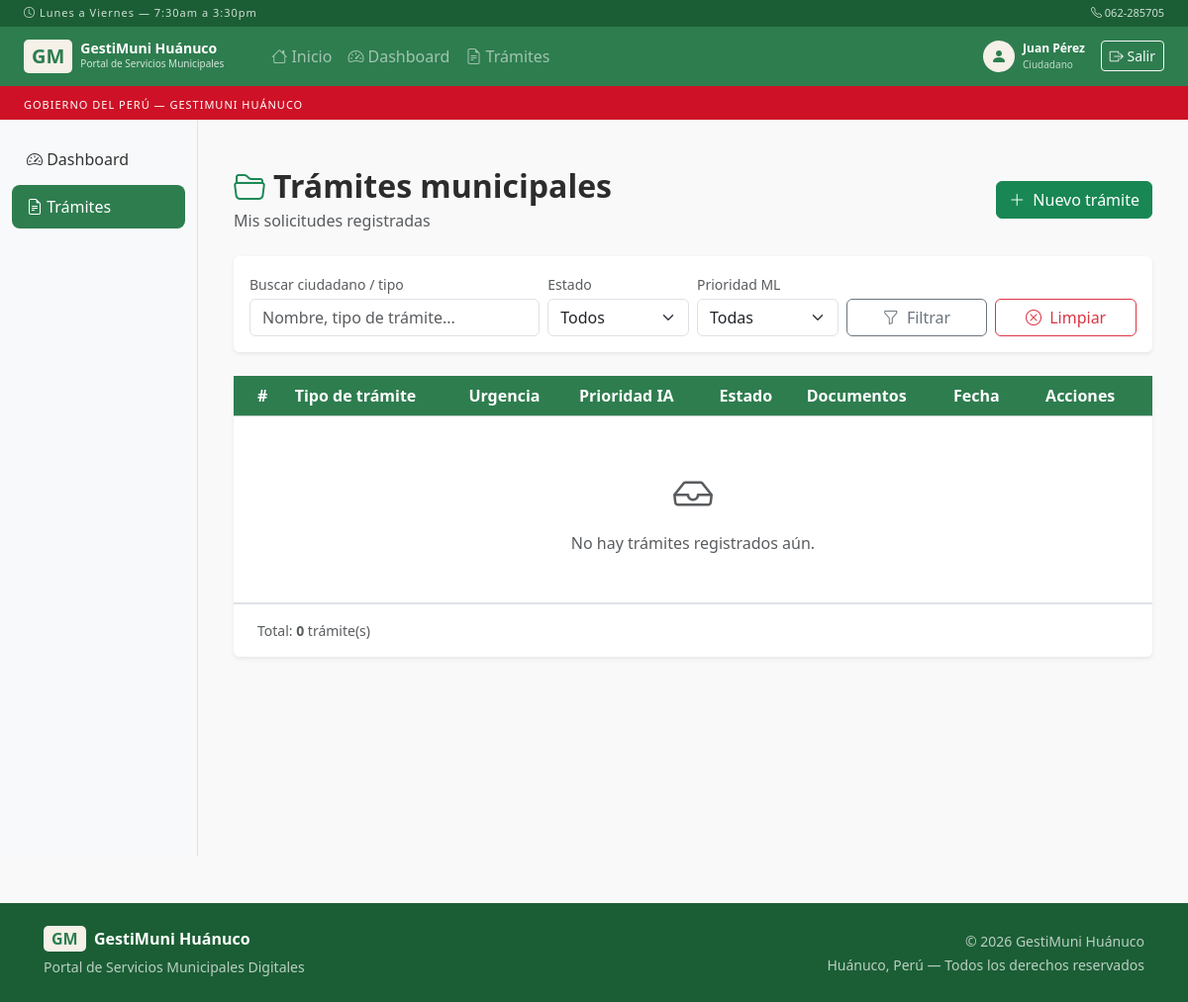
/tramites (signed in), run on an earlier commit of the app's database.
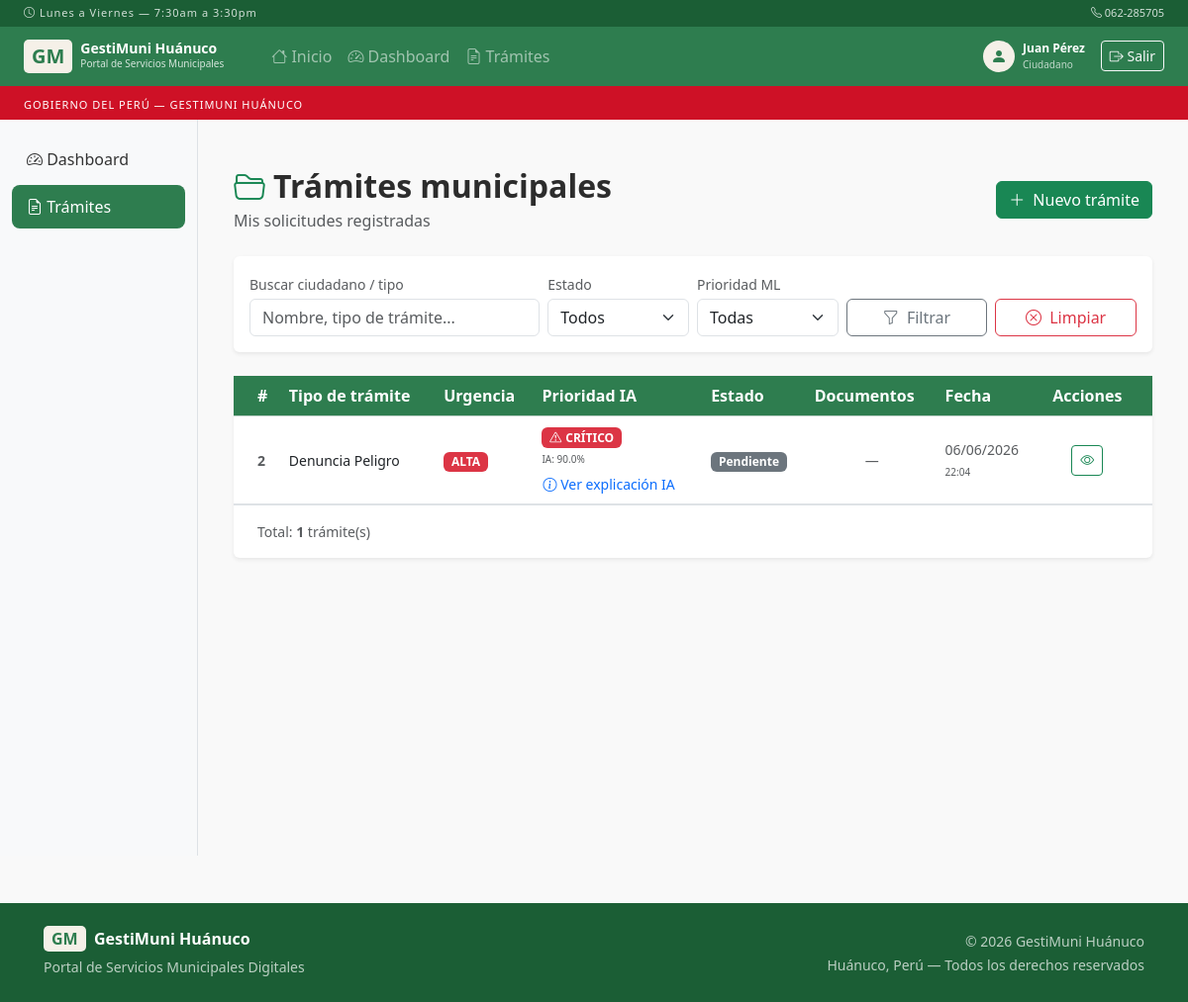
And on a later commit of the database.
### models.py (models this page shows)
class Usuario(UserMixin, db.Model):
    __tablename__ = 'usuarios'
    id              = db.Column(db.Integer, primary_key=True)
    nombre          = db.Column(db.String(100), nullable=False)
    username        = db.Column(db.String(50), unique=True, nullable=False)
    password        = db.Column(db.String(200), nullable=False)
    rol             = db.Column(db.String(20), nullable=False)  # admin | empleado | ciudadano
    dni             = db.Column(db.String(8), unique=True, nullable=True)
    email           = db.Column(db.String(120), unique=True, nullable=True)
    telefono        = db.Column(db.String(15), nullable=True)
    activo          = db.Column(db.Boolean, default=True)
    fecha_registro  = db.Column(db.DateTime, default=datetime.utcnow)
    ultimo_acceso   = db.Column(db.DateTime, nullable=True)

class Tramite(db.Model):
    __tablename__ = 'tramites'
    id              = db.Column(db.Integer, primary_key=True)
    ciudadano_id    = db.Column(db.Integer, db.ForeignKey('usuarios.id'), nullable=False)
    empleado_id     = db.Column(db.Integer, db.ForeignKey('usuarios.id'), nullable=True)
    tipo            = db.Column(db.String(100), nullable=False)
    descripcion     = db.Column(db.Text, nullable=False)
    urgencia        = db.Column(db.String(20), nullable=False)
    prioridad_ml    = db.Column(db.String(20), default='pendiente')
    estado          = db.Column(db.String(20), default='pendiente')
    fecha_registro  = db.Column(db.DateTime, default=datetime.utcnow)
    fecha_actualizacion = db.Column(db.DateTime, nullable=True, onupdate=datetime.utcnow)
    dias_resolucion = db.Column(db.Integer, default=0)
    observaciones   = db.Column(db.Text, nullable=True)
    confianza_ml    = db.Column(db.Float, default=0.0)
    explicacion_ml  = db.Column(db.Text, nullable=True)
    ciudadano       = db.relationship('Usuario', foreign_keys=[ciudadano_id], backref='tramites')
    empleado        = db.relationship('Usuario', foreign_keys=[empleado_id], backref='tramites_asignados')

### app.py (the view)
@app.route('/tramites')
@login_required
def tramites():
    if current_user.rol == 'admin':
        lista = Tramite.query.order_by(Tramite.fecha_registro.desc()).all()
    elif current_user.rol == 'empleado':
        lista = Tramite.query.order_by(Tramite.fecha_registro.desc()).all()
    else:
        lista = Tramite.query.filter_by(
            ciudadano_id=current_user.id).order_by(Tramite.fecha_registro.desc()).all()
    return render_template('tramites.html', tramites=lista)

### templates/tramites.html (shortened to what this page needs)
{% extends "base.html" %}
{% block contenido %}
<div class="container-fluid py-4">
  <div class="d-flex justify-content-between align-items-center mb-4">
    <div>
      <h2 class="fw-bold mb-1">
        <i class="bi bi-folder2-open me-2 text-success"></i>Trámites municipales
      </h2>
      <p class="text-muted mb-0">
        {% if current_user.rol == 'ciudadano' %}
          Mis solicitudes registradas
        {% else %}
          Todos los trámites del sistema
        {% endif %}
      </p>
    </div>
    <div class="d-flex gap-2">
      {% if current_user.rol == 'ciudadano' %}
      <a href="{{ url_for('nuevo_tramite') }}" class="btn btn-success">
        <i class="bi bi-plus-lg me-1"></i> Nuevo trámite
      </a>
      {% endif %}
    </div>
  </div>
  <form method="GET" class="card border-0 shadow-sm mb-4">
    <div class="card-body py-3">
      <div class="row g-2 align-items-end">
        <div class="col-md-4">
          <label class="form-label small text-muted mb-1">Buscar ciudadano / tipo</label>
          <input type="text" name="q" value="{{ q or '' }}" class="form-control"
                 placeholder="Nombre, tipo de trámite...">
        </div>
        <div class="col-md-2">
          <label class="form-label small text-muted mb-1">Estado</label>
          <select name="estado" class="form-select">
            <option value="">Todos</option>
          </select>
        </div>
        <div class="col-md-2">
          <label class="form-label small text-muted mb-1">Prioridad ML</label>
          <select name="prioridad" class="form-select">
            <option value="">Todas</option>
          </select>
        </div>
        <div class="col-md-2">
          <button type="submit" class="btn btn-outline-secondary w-100">
            <i class="bi bi-funnel me-1"></i> Filtrar
          </button>
        </div>
        <div class="col-md-2">
          <a href="{{ url_for('tramites') }}" class="btn btn-outline-danger w-100">
            <i class="bi bi-x-circle me-1"></i> Limpiar
          </a>
        </div>
      </div>
    </div>
  </form>
  <div class="card border-0 shadow-sm">
    <div class="card-body p-0">
      <div class="table-responsive">
        <table class="table table-hover align-middle mb-0">
          <thead class="table-success">
            <tr>
              <th class="ps-4">#</th>
              <th>Tipo de trámite</th>
              <th>Urgencia</th>
              <th>Prioridad IA</th>
              <th>Estado</th>
              <th>Documentos</th>
              <th>Fecha</th>
              <th class="text-center pe-4">Acciones</th>
            </tr>
          </thead>
          <tbody>
            {% for t in tramites %}
            <tr>
              <td class="ps-4 text-muted small fw-semibold">{{ t.id }}</td>
              <td class="small">{{ t.tipo.replace('_', ' ').title() }}</td>
              <td>
                <span class="badge bg-{{ 'danger' if t.urgencia=='alta' else 'warning text-dark' if t.urgencia=='media' else 'secondary' }}">
                  {{ t.urgencia.upper() }}
                </span>
              </td>
              <td>
                {% if t.prioridad_ml == 'critico' %}
                  <span class="badge bg-danger">
                    <i class="bi bi-exclamation-triangle me-1"></i>CRÍTICO
                  </span>
                {% elif t.prioridad_ml == 'normal' %}
                  <span class="badge bg-warning text-dark">NORMAL</span>
                {% else %}
                  <span class="badge bg-success">BAJO</span>
                {% endif %}
                <div class="text-muted mt-1" style="font-size:10px;">
                  IA: {{ (t.confianza_ml * 100)|round(1) }}%
                </div>
                {% if t.explicacion_ml %}
                <div class="mt-1">
                  <button class="btn btn-link btn-sm p-0 text-decoration-none"
                          data-bs-toggle="collapse"
                          data-bs-target="#exp{{ t.id }}">
                    <i class="bi bi-info-circle"></i>
                    Ver explicación IA
                  </button>
                </div>
                {% endif %}
              </td>
              <td>
                {% if t.estado == 'aprobado' %}
                  <span class="badge bg-success">Aprobado</span>
                {% elif t.estado == 'rechazado' %}
                  <span class="badge bg-danger">Rechazado</span>
                {% elif t.estado == 'en_proceso' %}
                  <span class="badge bg-primary">En proceso</span>
                {% else %}
                  <span class="badge bg-secondary">Pendiente</span>
                {% endif %}
              </td>
              <td class="text-center">
                {% set ndocs = t.documentos|length %}
                {% if ndocs > 0 %}
                <span class="badge bg-info text-dark">
                  <i class="bi bi-paperclip me-1"></i>{{ ndocs }}
                </span>
                {% else %}
                <span class="text-muted small">—</span>
                {% endif %}
              </td>
              <td class="small text-muted">
                {{ t.fecha_registro.strftime('%d/%m/%Y') }}<br>
                <span style="font-size:10px;">{{ t.fecha_registro.strftime('%H:%M') }}</span>
              </td>
              <td class="text-center pe-4">
                <a href="{{ url_for('detalle_tramite', id=t.id) }}"
                   class="btn btn-sm btn-outline-success" title="Ver detalle">
                  <i class="bi bi-eye"></i>
                </a>
              </td>
            </tr>
            {% else %}
            <tr>
              <td colspan="10" class="text-center py-5 text-muted">
                <i class="bi bi-inbox fs-1 d-block mb-2"></i>
                No hay trámites registrados aún.
              </td>
            </tr>
            {% endfor %}
          </tbody>
        </table>
      </div>
      <div class="px-4 py-3 border-top d-flex justify-content-between align-items-center">
        <small class="text-muted">Total: <strong>{{ tramites|length }}</strong> trámite(s)</small>
      </div>
    </div>
  </div>
</div>
{% endblock %}

### templates/base.html (shortened to what this page needs)
<!DOCTYPE html>
<html lang="es">
<head>
    <link href="https://cdn.jsdelivr.net/npm/bootstrap@5.3.0/dist/css/bootstrap.min.css" rel="stylesheet">
    <link href="https://cdn.jsdelivr.net/npm/bootstrap-icons@1.11.0/font/bootstrap-icons.css" rel="stylesheet">
    <link href="{{ url_for('static', filename='css/style.css') }}" rel="stylesheet">
</head>
<body>
<div style="background:#1B5E35; padding:5px 1.5rem; display:flex; justify-content:space-between; align-items:center;">
    <small style="color:rgba(255,255,255,0.8); font-size:11px; letter-spacing:1px;">
        <i class="bi bi-clock"></i> Lunes a Viernes — 7:30am a 3:30pm
    </small>
    <small style="color:rgba(255,255,255,0.8); font-size:11px;">
        <i class="bi bi-telephone"></i> 062-285705
    </small>
</div>
<nav class="navbar navbar-expand-lg navbar-dark bg-institucional sticky-top">
    <div class="container-fluid px-4">
        <a class="navbar-brand d-flex align-items-center gap-2" href="{{ url_for('inicio') }}">
            <span class="logo-gm">GM</span>
            <div>
                <div style="font-size:14px; font-weight:700; line-height:1.1;">
                    GestiMuni Huánuco
                </div>
                <div style="font-size:10px; opacity:0.8; font-weight:400;">
                    Portal de Servicios Municipales
                </div>
            </div>
        </a>
        <div class="collapse navbar-collapse" id="navMenu">
            <ul class="navbar-nav me-auto ms-4">
                <li class="nav-item">
                    <a class="nav-link" href="{{ url_for('inicio') }}">
                        <i class="bi bi-house"></i> Inicio
                    </a>
                </li>
                {% if current_user.is_authenticated %}
                    {% if current_user.rol == 'postulante' %}
                        <li class="nav-item">
                            <a class="nav-link" href="{{ url_for('postulante_panel') }}">
                                <i class="bi bi-person-badge"></i> Mi postulación
                            </a>
                        </li>
                    {% elif current_user.rol == 'ciudadano' %}
                        <li class="nav-item">
                            <a class="nav-link" href="{{ url_for('dashboard') }}">
                                <i class="bi bi-speedometer2"></i> Dashboard
                            </a>
                        </li>
                        <li class="nav-item">
                            <a class="nav-link" href="{{ url_for('tramites') }}">
                                <i class="bi bi-file-earmark-text"></i> Trámites
                            </a>
                        </li>
                    {% endif %}
                {% else %}
                    <li class="nav-item">
                        <a class="nav-link" href="{{ url_for('registro_postulante') }}">
                            <i class="bi bi-briefcase"></i> Postular a empleo
                        </a>
                    </li>
                {% endif %}
            </ul>
            <div class="d-flex align-items-center gap-3">
                {% if current_user.is_authenticated %}
                    <div class="d-flex align-items-center gap-2">
                        <div style="width:32px; height:32px; background:var(--crema); border-radius:50%; display:flex; align-items:center; justify-content:center;">
                            <i class="bi bi-person-fill" style="color:var(--verde); font-size:16px;"></i>
                        </div>
                        <div>
                            <div style="font-size:12px; color:white; font-weight:600;">
                                {{ current_user.nombre }}
                            </div>
                            <div style="font-size:10px; color:rgba(255,255,255,0.7);">
                                {% if current_user.rol == 'admin' %}
                                    Administrador
                                {% elif current_user.rol == 'empleado' %}
                                    Empleado
                                {% elif current_user.rol == 'postulante' %}
                                    Postulante
                                {% else %}
                                    Ciudadano
                                {% endif %}
                            </div>
                        </div>
                    </div>
                    <a href="{{ url_for('logout') }}" class="btn btn-sm btn-outline-light">
                        <i class="bi bi-box-arrow-right"></i> Salir
                    </a>
                {% else %}
                    <a href="{{ url_for('login') }}" class="btn btn-sm" style="background:var(--crema); color:var(--verde); font-weight:600;">
                        <i class="bi bi-person-circle"></i> Iniciar Sesión
                    </a>
                {% endif %}
            </div>
        </div>
    </div>
</nav>
<div style="background:#CE1126; padding:5px 1.5rem;">
    <small style="color:white; font-size:11px; letter-spacing:1px;">
        GOBIERNO DEL PERÚ — GESTIMUNI HUÁNUCO
    </small>
</div>
<div class="container-fluid">
    <div class="row">
        {% if current_user.is_authenticated %}
        <div class="col-md-2 sidebar py-3 d-none d-md-block">
            <ul class="nav flex-column">
                {% if current_user.rol == 'postulante' %}
                    <li class="nav-item">
                        <a class="nav-link {% if request.endpoint == 'postulante_panel' %}active{% endif %}"
                           href="{{ url_for('postulante_panel') }}">
                            <i class="bi bi-person-badge"></i> Mi postulación
                        </a>
                    </li>
                {% elif current_user.rol == 'ciudadano' %}
                    <li class="nav-item">
                        <a class="nav-link {% if request.endpoint == 'dashboard' %}active{% endif %}"
                           href="{{ url_for('dashboard') }}">
                            <i class="bi bi-speedometer2"></i> Dashboard
                        </a>
                    </li>
                    <li class="nav-item">
                        <a class="nav-link {% if request.endpoint == 'tramites' %}active{% endif %}"
                           href="{{ url_for('tramites') }}">
                            <i class="bi bi-file-earmark-text"></i> Trámites
                        </a>
                    </li>
                {% endif %}
            </ul>
        </div>
        {% endif %}
        <div class="{% if current_user.is_authenticated %}col-md-10{% else %}col-12{% endif %} py-4 px-4">
            {% block contenido %}{% endblock %}
        </div>
    </div>
</div>
<footer style="background:var(--verde-oscuro); color:rgba(255,255,255,0.7); padding:1.5rem 2rem; margin-top:3rem;">
    <div class="container-fluid">
        <div class="row align-items-center">
            <div class="col-md-6">
                <div style="color:white; font-weight:600; margin-bottom:4px;">
                    <span class="logo-gm">GM</span> &nbsp;GestiMuni Huánuco
                </div>
                <small>Portal de Servicios Municipales Digitales</small>
            </div>
            <div class="col-md-6 text-md-end mt-2 mt-md-0">
                <small>© 2026 GestiMuni Huánuco</small><br>
                <small>Huánuco, Perú — Todos los derechos reservados</small>
            </div>
        </div>
    </div>
</footer>
</body>
</html>

What changed in the data, as far as the page shows it:
added Tramite: id "2", tipo.replace "Denuncia Peligro", urgencia "ALTA", prioridad_ml "critico" (drawn), (t.confianza_ml*100)|round(1) "90.0", estado "Pendiente", fecha_registro "06/06/2026", fecha_registro "22:04"
Also different on the page:
{{ tramites|length }}: "0" → "1"
text no longer shown: "No hay trámites registrados aún."
